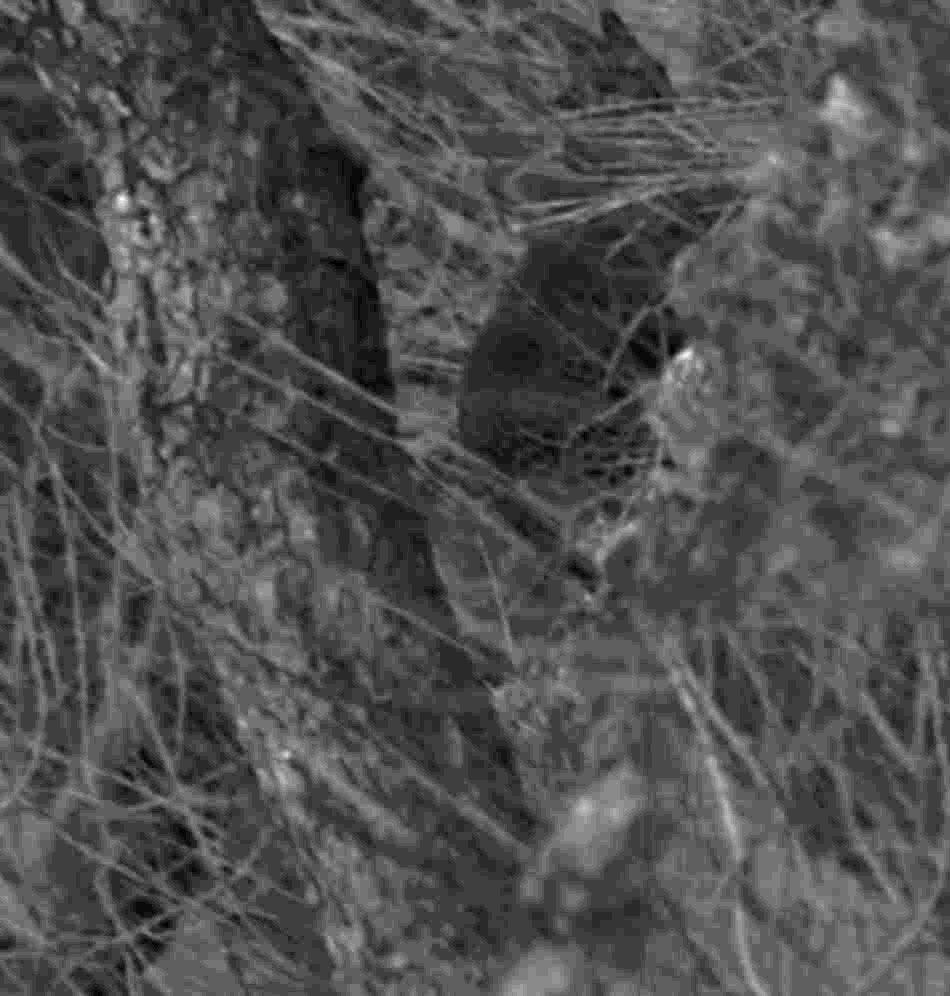
#> input picture assignment2/assets/EE604-Assign2-pictures/cctv3.JPG, 950 x 996 px
$ python thief.py assets/EE604-Assign2-pictures/cctv3.JPG
#> lines starting #> are read from the running program, lines starting #| are printed output that depends on the picture
#> in main, img is the input picture: shape (996, 950, 3); min 0, max 24, mean 7.5
"""
Usage:
    pip install opencv-python numpy pillow
    python thief.py path-to-image
"""
__author__ = "Gurbaaz Singh Nandra"
__rollno__ = 190349
__filename__ = "thief.py"
__description__ = """ python program
file thief.py, which accepts command line file path for input image and directly stores the
enhanced-cctv3.jpg file when the command {$python thief.py ./cctv3.jpg} is executed"""

import os
import sys
import argparse
import numpy as np
import cv2
from PIL import Image


def histogram_equalisation(img: np.ndarray) -> np.ndarray:
    histogram = np.bincount(img.flatten(), minlength=256)
#> histogram = 256 values, max 519876 at index 6, min 0 at index 25, mean 11088.3

    normalised_histogram = histogram / np.sum(histogram)
#> normalised_histogram = 256 values, max 0.183 at index 6, min 0 at index 25, mean 0.00391
    cumulative_histogram = np.cumsum(normalised_histogram)
#> cumulative_histogram = 256 values from 0.000216 to 1

    pixel_intensity_map = np.floor(255 * cumulative_histogram).astype(np.uint8)
#> pixel_intensity_map = 256 values from 0 to 255

    flattened_image_array = list(img.flatten())
#> flattened_image_array = 2838600 items
    equalised_image_array = [pixel_intensity_map[p] for p in flattened_image_array]
#> equalised_image_array = 2838600 items

    output_image = np.reshape(np.asarray(equalised_image_array), img.shape)
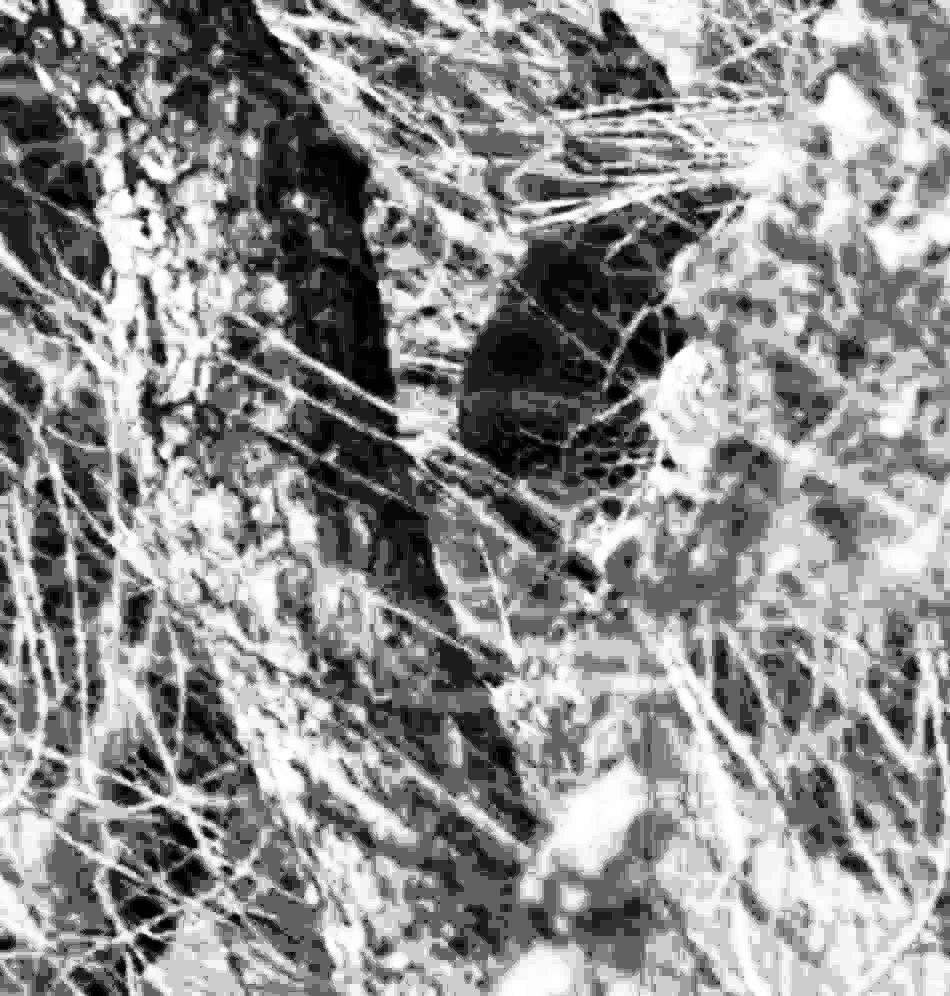
#> output_image: shape (996, 950, 3); min 0, max 255, mean 142.5

    return output_image.astype(np.uint8)


def gamma_correction(img, gamma):
#> called with gamma = 0.7
    return cv2.LUT(
        img,
        np.array(
            [((i / 255.0) ** (1.0 / gamma)) * 255 for i in np.arange(0, 256)]
        ).astype(np.uint8),
    )
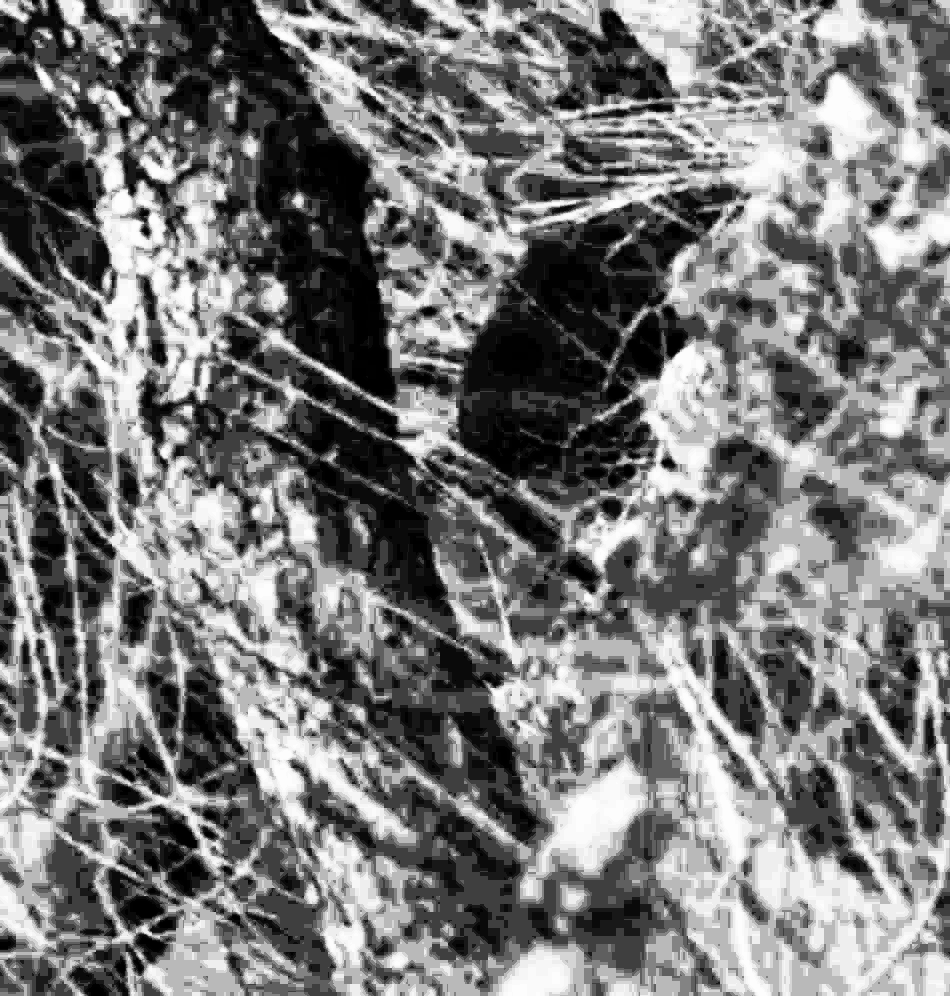
#> returned value: shape (996, 950, 3); min 0, max 255, mean 120.3


def filter_and_enhance(img: np.ndarray) -> np.ndarray:
    return gamma_correction(histogram_equalisation(img), 0.7)


def save_image(img: np.ndarray, filename: str):
    Image.fromarray(img).save(filename)


def main():
    try:
        parser = argparse.ArgumentParser()
        parser.add_argument(
            "filepath",
            type=str,
            help="Image filepath",
        )
        args = parser.parse_args()

        if not os.path.exists(args.filepath):
            print("Please enter valid file path for input cctv image")
            return -1

        filename = os.path.basename(args.filepath)

        img = np.array(Image.open(args.filepath))

        img = filter_and_enhance(img)

        save_image(img, f"enchanced-{filename}")

        print(f"CCTV image enhanced and saved successfully as enhanced-{filename}")
        return 0

    except Exception as e:
        print(e)
        return -1


if __name__ == "__main__":
    sys.exit(main())
#> (the program exits here)

$ run again, with assignment2/assets/EE604-Assign2-pictures/cctv1.JPG copied over assignment2/assets/EE604-Assign2-pictures/cctv3.JPG
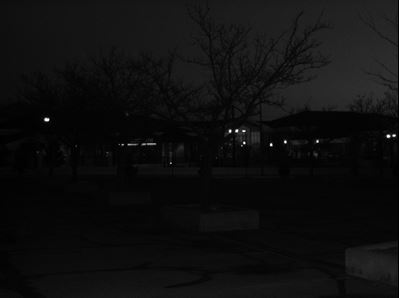
#> input picture assignment2/assets/EE604-Assign2-pictures/cctv1.JPG, 399 x 298 px
#> in main, img is the input picture: shape (298, 399, 3); min 0, max 255, mean 14.8
#> histogram = 256 values, max 38997 at index 6, min 0 at index 72, mean 1393.4
#> normalised_histogram = 256 values, max 0.109 at index 6, min 0 at index 72, mean 0.00391
#> cumulative_histogram = 256 values from 0.00365 to 1
#> pixel_intensity_map = 256 values from 0 to 255
#> flattened_image_array = 356706 items
#> in histogram_equalisation, `output_image = np.reshape(np.asarray(equalised_image_array), img.shape)`:
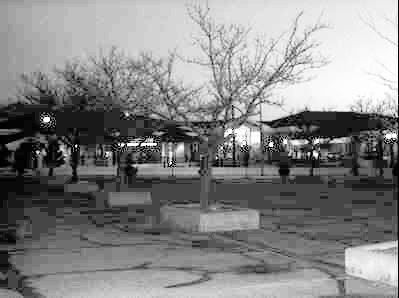
#> output_image: shape (298, 399, 3); min 0, max 255, mean 132.3
#> in gamma_correction, `return cv2.LUT( img, np.array( [((i / 255.0) ** (1.0 / gamma)) * 255 f..`:
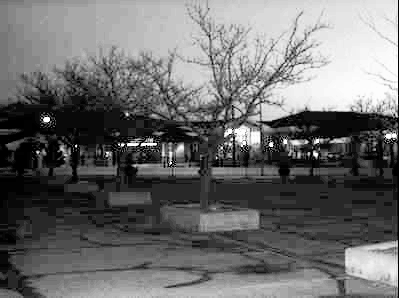
#> returned value: shape (298, 399, 3); min 0, max 255, mean 108.6

$ run again, with assignment2/assets/EE604-Assign2-pictures/cctv2.JPG copied over assignment2/assets/EE604-Assign2-pictures/cctv3.JPG
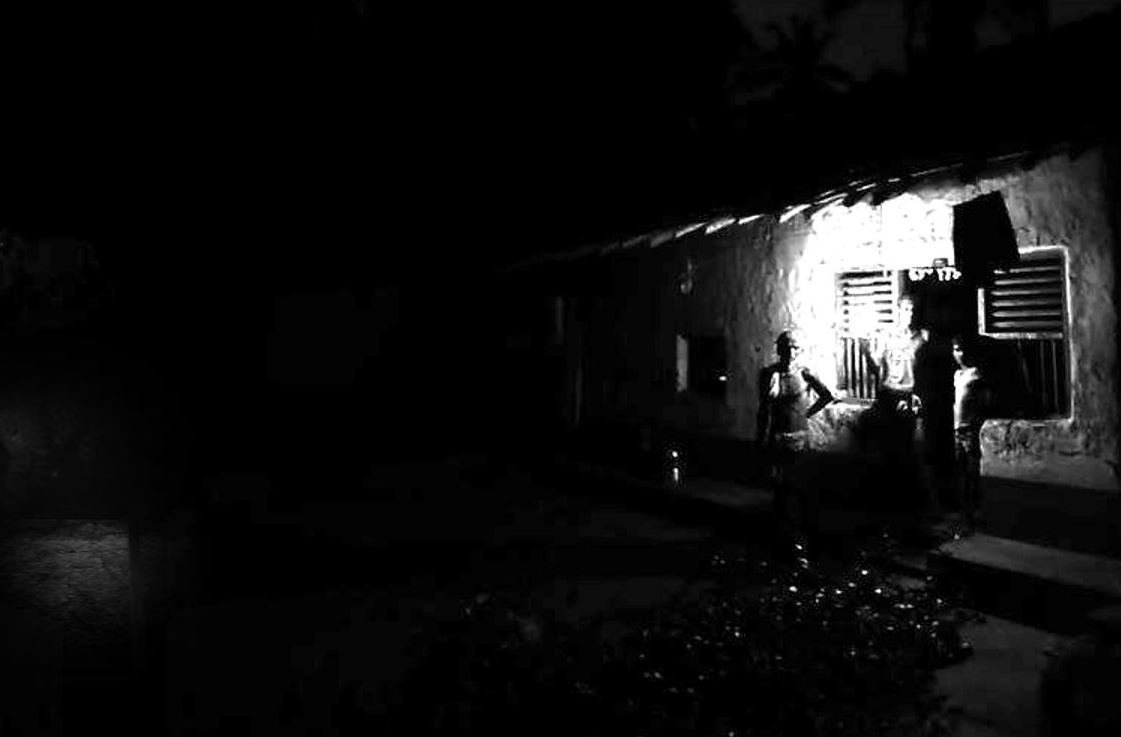
#> input picture assignment2/assets/EE604-Assign2-pictures/cctv2.JPG, 1121 x 737 px
#> in main, img is the input picture: shape (737, 1121, 3); min 0, max 255, mean 15.5
#> histogram = 256 values, max 1144356 at index 0, min 237 at index 184, mean 9681.8
#> normalised_histogram = 256 values, max 0.462 at index 0, min 9.56e-05 at index 184, mean 0.00391
#> cumulative_histogram = 256 values from 0.462 to 1
#> pixel_intensity_map = 256 values from 117 to 254
#> flattened_image_array = 2478531 items
#> in histogram_equalisation, `output_image = np.reshape(np.asarray(equalised_image_array), img.shape)`:
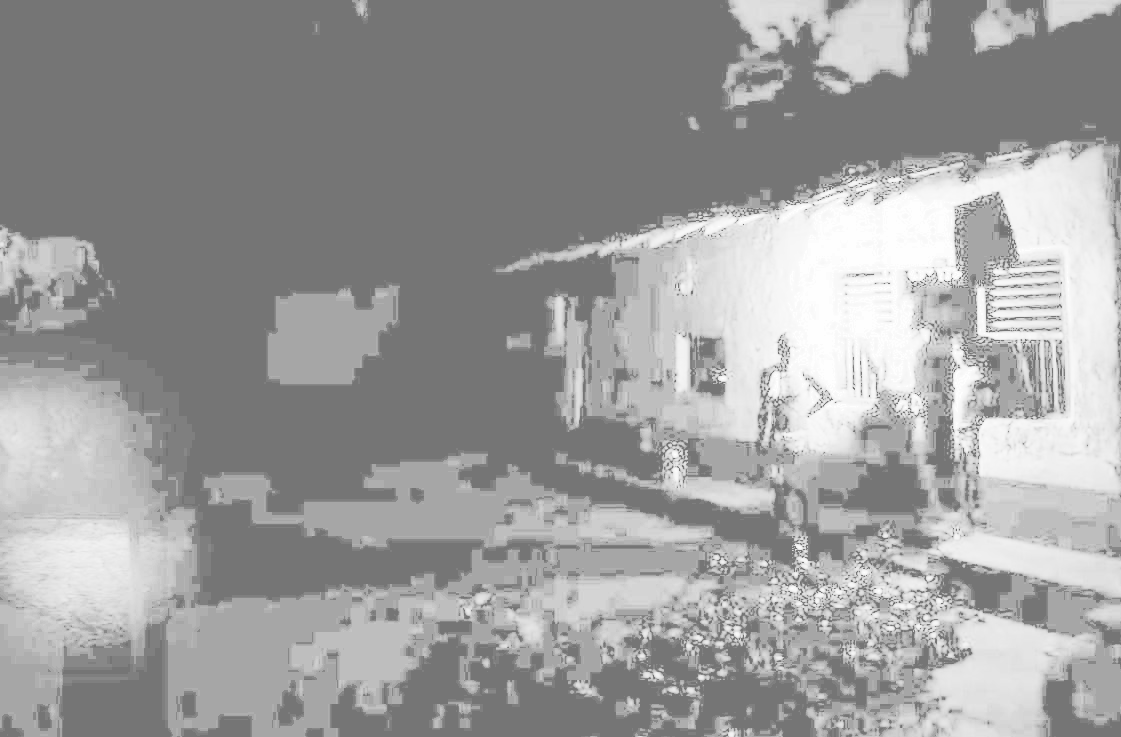
#> output_image: shape (737, 1121, 3); min 117, max 254, mean 156.8
#> in gamma_correction, `return cv2.LUT( img, np.array( [((i / 255.0) ** (1.0 / gamma)) * 255 f..`:
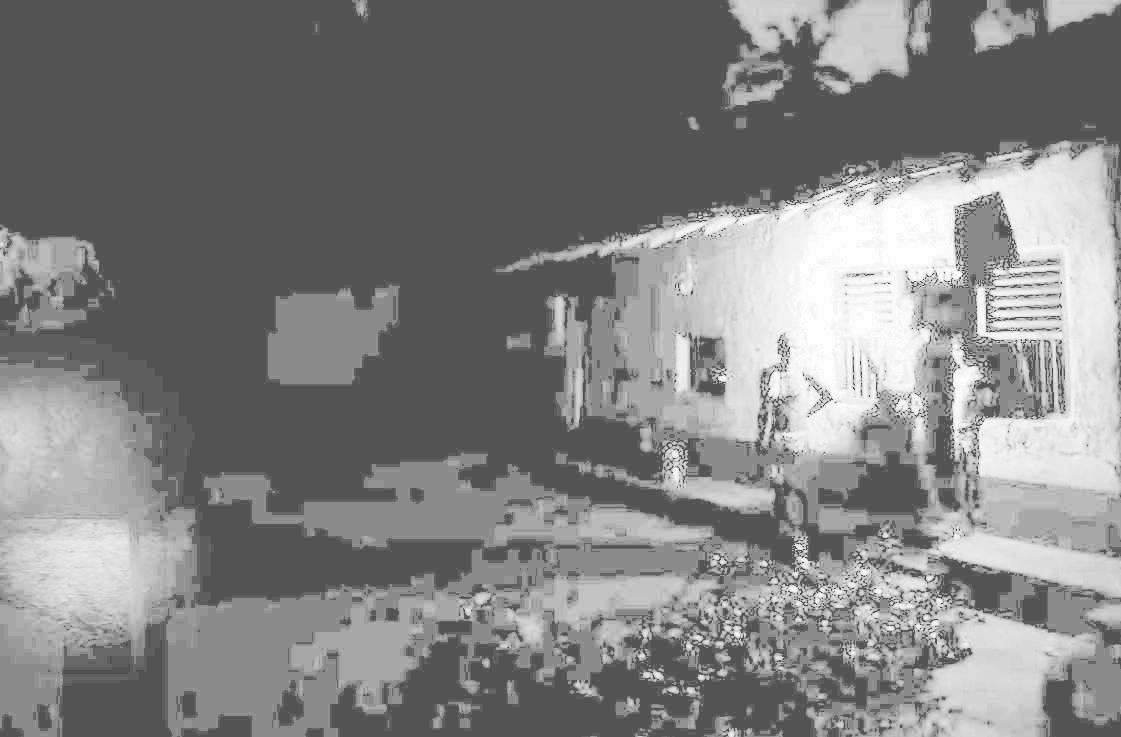
#> returned value: shape (737, 1121, 3); min 83, max 253, mean 129.8

$ run again, with assignment2/assets/EE604-Assign2-pictures/cctv4.JPG copied over assignment2/assets/EE604-Assign2-pictures/cctv3.JPG
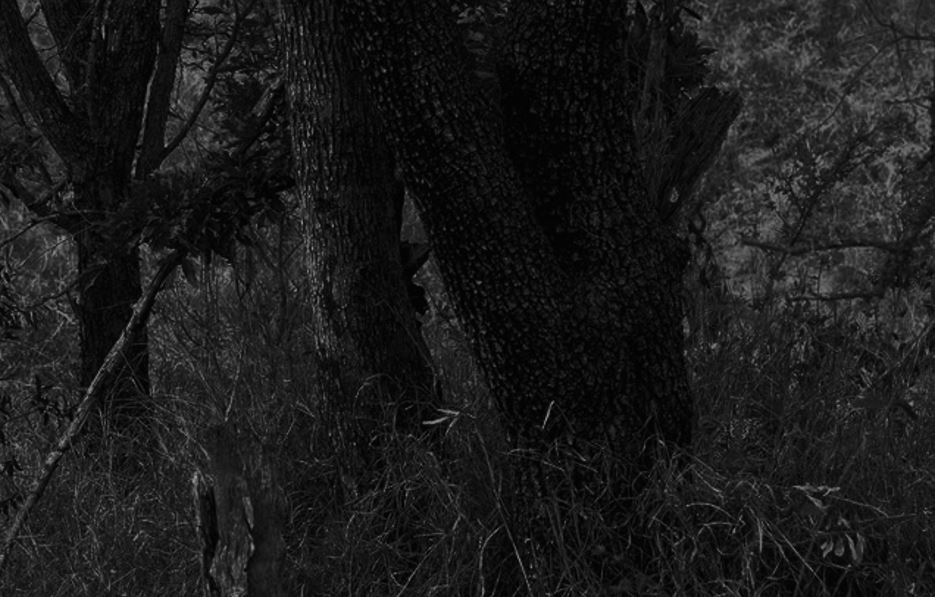
#> input picture assignment2/assets/EE604-Assign2-pictures/cctv4.JPG, 935 x 597 px
#> in main, img is the input picture: shape (597, 935, 3); min 0, max 158, mean 26.9
#> histogram = 256 values, max 42516 at index 15, min 0 at index 139, mean 6541.3
#> normalised_histogram = 256 values, max 0.0254 at index 15, min 0 at index 139, mean 0.00391
#> cumulative_histogram = 256 values from 0.00341 to 1
#> pixel_intensity_map = 256 values from 0 to 255
#> flattened_image_array = 1674585 items
#> in histogram_equalisation, `output_image = np.reshape(np.asarray(equalised_image_array), img.shape)`:
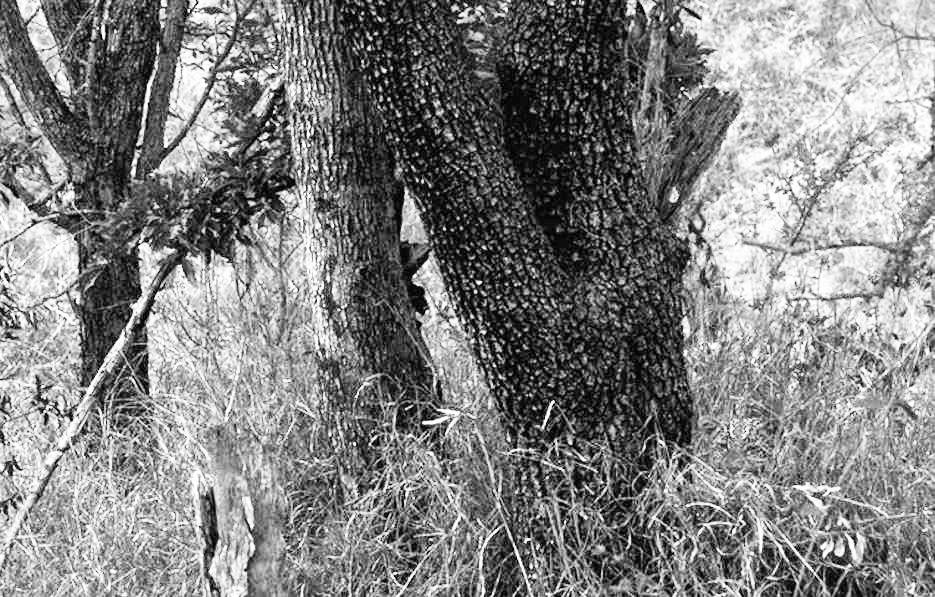
#> output_image: shape (597, 935, 3); min 0, max 255, mean 129.3
#> in gamma_correction, `return cv2.LUT( img, np.array( [((i / 255.0) ** (1.0 / gamma)) * 255 f..`:
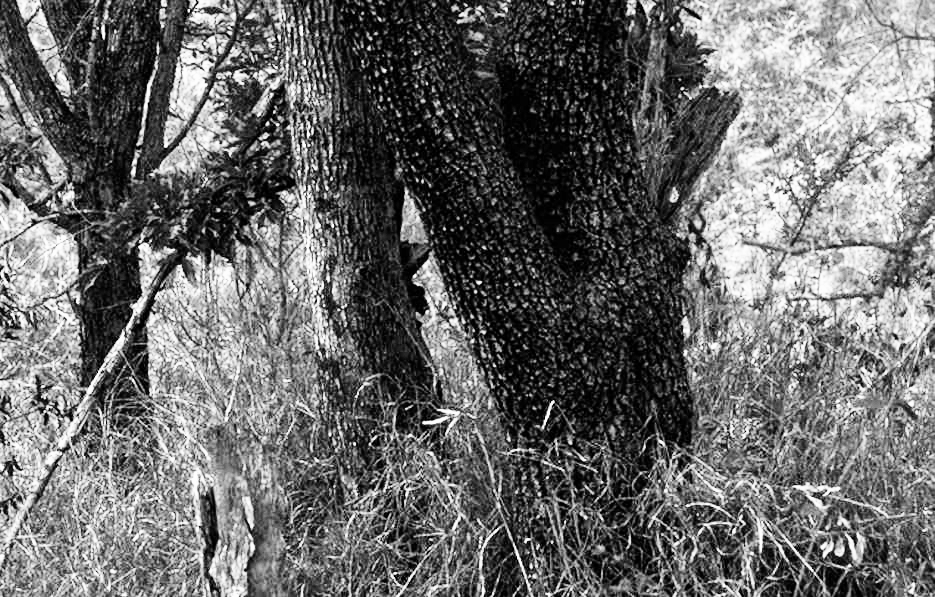
#> returned value: shape (597, 935, 3); min 0, max 255, mean 106.1
